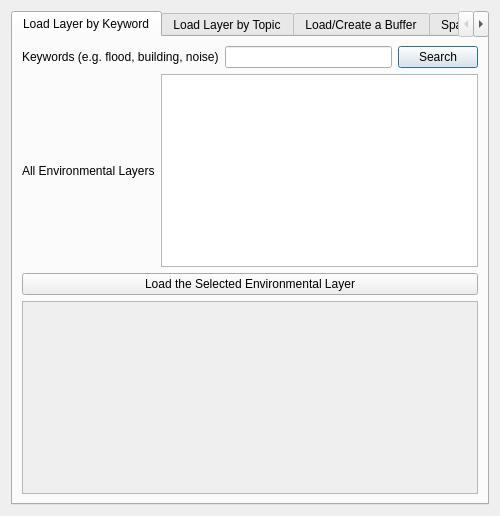
<?xml version="1.0" encoding="UTF-8"?>
<ui version="4.0">
 <class>SaveAttributesDialogBase</class>
 <widget class="QDialog" name="SaveAttributesDialogBase">
  <property name="geometry">
   <rect>
    <x>0</x>
    <y>0</y>
    <width>500</width>
    <height>397</height>
   </rect>
  </property>
  <property name="windowTitle">
   <string>Save Attributes</string>
  </property>
  <layout class="QVBoxLayout" name="verticalLayout_5">
   <item>
    <widget class="QTabWidget" name="tabWidget">
     <property name="currentIndex">
      <number>0</number>
     </property>
     <property name="iconSize">
      <size>
       <width>30</width>
       <height>30</height>
      </size>
     </property>
     <widget class="QWidget" name="tab_4">
      <attribute name="title">
       <string>Load Layer by Keyword</string>
      </attribute>
      <layout class="QVBoxLayout" name="verticalLayout_6">
       <item>
        <layout class="QHBoxLayout" name="horizontalLayout_19">
         <item>
          <widget class="QLabel" name="label_24">
           <property name="text">
            <string>Keywords (e.g. flood, building, noise)</string>
           </property>
          </widget>
         </item>
         <item>
          <widget class="QLineEdit" name="lineEdit_11"/>
         </item>
         <item>
          <widget class="QPushButton" name="pushButton_21">
           <property name="text">
            <string>Search</string>
           </property>
          </widget>
         </item>
        </layout>
       </item>
       <item>
        <layout class="QHBoxLayout" name="horizontalLayout_20">
         <item>
          <widget class="QLabel" name="label_23">
           <property name="text">
            <string>All Environmental Layers</string>
           </property>
          </widget>
         </item>
         <item>
          <widget class="QListWidget" name="listWidget_5"/>
         </item>
        </layout>
       </item>
       <item>
        <widget class="QPushButton" name="pushButton_22">
         <property name="text">
          <string>Load the Selected Environmental Layer</string>
         </property>
        </widget>
       </item>
       <item>
        <widget class="QTextBrowser" name="textBrowser_6">
         <property name="enabled">
          <bool>false</bool>
         </property>
         <property name="minimumSize">
          <size>
           <width>0</width>
           <height>50</height>
          </size>
         </property>
         <property name="maximumSize">
          <size>
           <width>16777215</width>
           <height>300</height>
          </size>
         </property>
        </widget>
       </item>
      </layout>
     </widget>
     <widget class="QWidget" name="tab_1">
      <attribute name="title">
       <string>Load Layer by Topic</string>
      </attribute>
      <layout class="QVBoxLayout" name="verticalLayout_3">
       <item>
        <layout class="QHBoxLayout" name="horizontalLayout">
         <item>
          <widget class="QLabel" name="label">
           <property name="text">
            <string>Select a development site</string>
           </property>
          </widget>
         </item>
         <item>
          <widget class="QComboBox" name="comboBox_2"/>
         </item>
         <item>
          <widget class="QPushButton" name="pushButton_4">
           <property name="text">
            <string>Confirm the Site and List the Topics</string>
           </property>
          </widget>
         </item>
        </layout>
       </item>
       <item>
        <layout class="QHBoxLayout" name="horizontalLayout_3">
         <item>
          <widget class="QLabel" name="label_3">
           <property name="text">
            <string>Select an environment topic</string>
           </property>
          </widget>
         </item>
         <item>
          <widget class="QComboBox" name="comboBox_3"/>
         </item>
         <item>
          <widget class="QPushButton" name="pushButton_3">
           <property name="text">
            <string>Confirm the topic and List the Layers</string>
           </property>
          </widget>
         </item>
        </layout>
       </item>
       <item>
        <layout class="QHBoxLayout" name="horizontalLayout_4">
         <item>
          <widget class="QLabel" name="label_4">
           <property name="maximumSize">
            <size>
             <width>16777215</width>
             <height>150</height>
            </size>
           </property>
           <property name="text">
            <string>Select an environmental layer      </string>
           </property>
          </widget>
         </item>
         <item>
          <widget class="QListWidget" name="listWidget">
           <property name="minimumSize">
            <size>
             <width>0</width>
             <height>10</height>
            </size>
           </property>
           <property name="maximumSize">
            <size>
             <width>16777215</width>
             <height>150</height>
            </size>
           </property>
          </widget>
         </item>
        </layout>
       </item>
       <item>
        <layout class="QHBoxLayout" name="horizontalLayout_5">
         <item>
          <widget class="QPushButton" name="pushButton_2">
           <property name="text">
            <string>Load the Environmental Layer</string>
           </property>
          </widget>
         </item>
         <item>
          <widget class="QPushButton" name="pushButton_8">
           <property name="text">
            <string>Load the Development Site</string>
           </property>
          </widget>
         </item>
        </layout>
       </item>
       <item>
        <widget class="QTextBrowser" name="textBrowser_2">
         <property name="enabled">
          <bool>false</bool>
         </property>
         <property name="minimumSize">
          <size>
           <width>0</width>
           <height>50</height>
          </size>
         </property>
         <property name="maximumSize">
          <size>
           <width>16777215</width>
           <height>300</height>
          </size>
         </property>
        </widget>
       </item>
      </layout>
     </widget>
     <widget class="QWidget" name="tab_2">
      <property name="toolTip">
       <string>&lt;html&gt;&lt;head/&gt;&lt;body&gt;&lt;p&gt;kkk&lt;/p&gt;&lt;p&gt;&lt;br/&gt;&lt;/p&gt;&lt;/body&gt;&lt;/html&gt;</string>
      </property>
      <property name="whatsThis">
       <string>&lt;html&gt;&lt;head/&gt;&lt;body&gt;&lt;p&gt;ddd&lt;/p&gt;&lt;p&gt;&lt;br/&gt;&lt;/p&gt;&lt;/body&gt;&lt;/html&gt;</string>
      </property>
      <property name="styleSheet">
       <string notr="true">dfa</string>
      </property>
      <attribute name="title">
       <string>Load/Create a Buffer</string>
      </attribute>
      <layout class="QVBoxLayout" name="verticalLayout_4">
       <item>
        <widget class="QLabel" name="label_11">
         <property name="text">
          <string>&lt;html&gt;&lt;head/&gt;&lt;body&gt;&lt;p align=&quot;center&quot;&gt;&lt;span style=&quot; font-size:10pt;&quot;&gt;Choice 1: &lt;/span&gt;&lt;span style=&quot; font-size:10pt; font-weight:600;&quot;&gt;Load&lt;/span&gt;&lt;span style=&quot; font-size:10pt;&quot;&gt; an Existing Buffer:&lt;/span&gt;&lt;/p&gt;&lt;/body&gt;&lt;/html&gt;</string>
         </property>
        </widget>
       </item>
       <item>
        <widget class="QListWidget" name="listWidget_3">
         <property name="maximumSize">
          <size>
           <width>16777215</width>
           <height>300</height>
          </size>
         </property>
        </widget>
       </item>
       <item>
        <layout class="QHBoxLayout" name="horizontalLayout_16">
         <item>
          <widget class="QPushButton" name="pushButton_11">
           <property name="text">
            <string>Display the selected buffer zone</string>
           </property>
          </widget>
         </item>
         <item>
          <widget class="QPushButton" name="pushButton_18">
           <property name="maximumSize">
            <size>
             <width>80</width>
             <height>16777215</height>
            </size>
           </property>
           <property name="text">
            <string>Delete</string>
           </property>
          </widget>
         </item>
         <item>
          <widget class="QPushButton" name="pushButton_12">
           <property name="maximumSize">
            <size>
             <width>80</width>
             <height>16777215</height>
            </size>
           </property>
           <property name="text">
            <string>Refresh</string>
           </property>
          </widget>
         </item>
        </layout>
       </item>
       <item>
        <widget class="QLabel" name="label_18">
         <property name="text">
          <string>&lt;html&gt;&lt;head/&gt;&lt;body&gt;&lt;p align=&quot;center&quot;&gt;&lt;span style=&quot; font-size:10pt;&quot;&gt;Choice 2: &lt;/span&gt;&lt;span style=&quot; font-size:10pt; font-weight:600;&quot;&gt;Create&lt;/span&gt;&lt;span style=&quot; font-size:10pt;&quot;&gt; a New Buffer&lt;/span&gt;&lt;/p&gt;&lt;/body&gt;&lt;/html&gt;</string>
         </property>
        </widget>
       </item>
       <item>
        <layout class="QHBoxLayout" name="horizontalLayout_2">
         <item>
          <widget class="QLabel" name="label_17">
           <property name="text">
            <string>You have selected </string>
           </property>
          </widget>
         </item>
         <item>
          <widget class="QLineEdit" name="lineEdit_8">
           <property name="enabled">
            <bool>false</bool>
           </property>
          </widget>
         </item>
         <item>
          <widget class="QLabel" name="label_19">
           <property name="text">
            <string>as your development site.</string>
           </property>
          </widget>
         </item>
        </layout>
       </item>
       <item>
        <layout class="QHBoxLayout" name="horizontalLayout_8">
         <item>
          <widget class="QLabel" name="label_6">
           <property name="text">
            <string>Define the buffer distance</string>
           </property>
          </widget>
         </item>
         <item>
          <widget class="QSpinBox" name="spinBox">
           <property name="maximum">
            <number>999</number>
           </property>
          </widget>
         </item>
         <item>
          <widget class="QComboBox" name="comboBox">
           <item>
            <property name="text">
             <string>Select Unit</string>
            </property>
           </item>
          </widget>
         </item>
        </layout>
       </item>
       <item>
        <layout class="QHBoxLayout" name="horizontalLayout_10">
         <item>
          <widget class="QLabel" name="label_5">
           <property name="text">
            <string>Buffer output path</string>
           </property>
          </widget>
         </item>
         <item>
          <widget class="QLineEdit" name="lineEdit_3"/>
         </item>
         <item>
          <widget class="QPushButton" name="pushButton_6">
           <property name="text">
            <string>...</string>
           </property>
          </widget>
         </item>
        </layout>
       </item>
       <item>
        <widget class="QPushButton" name="pushButton_9">
         <property name="text">
          <string>Save and Display the Buffer</string>
         </property>
        </widget>
       </item>
       <item>
        <widget class="QPushButton" name="pushButton_10">
         <property name="text">
          <string>Insert the buffer into the database</string>
         </property>
        </widget>
       </item>
       <item>
        <widget class="QTextBrowser" name="textBrowser_5">
         <property name="enabled">
          <bool>false</bool>
         </property>
         <property name="maximumSize">
          <size>
           <width>16777215</width>
           <height>300</height>
          </size>
         </property>
        </widget>
       </item>
      </layout>
     </widget>
     <widget class="QWidget" name="tab">
      <attribute name="title">
       <string>Spatial Analysis</string>
      </attribute>
      <layout class="QVBoxLayout" name="verticalLayout">
       <item>
        <layout class="QHBoxLayout" name="horizontalLayout_6">
         <item>
          <widget class="QLabel" name="label_12">
           <property name="text">
            <string>Choose your development site</string>
           </property>
          </widget>
         </item>
         <item>
          <widget class="QComboBox" name="comboBox_5">
           <item>
            <property name="text">
             <string>Choose a dev layer from Load Data Tab</string>
            </property>
           </item>
          </widget>
         </item>
        </layout>
       </item>
       <item>
        <layout class="QHBoxLayout" name="horizontalLayout_9">
         <item>
          <widget class="QLabel" name="label_10">
           <property name="maximumSize">
            <size>
             <width>16777215</width>
             <height>20</height>
            </size>
           </property>
           <property name="text">
            <string>Choose your environmental layer</string>
           </property>
          </widget>
         </item>
         <item>
          <widget class="QComboBox" name="comboBox_4">
           <item>
            <property name="text">
             <string>Choose an env layer from Load Data Tab</string>
            </property>
           </item>
          </widget>
         </item>
        </layout>
       </item>
       <item>
        <layout class="QHBoxLayout" name="horizontalLayout_18">
         <item>
          <widget class="QLabel" name="label_22">
           <property name="text">
            <string>Check whether the analysis has been conducted       </string>
           </property>
          </widget>
         </item>
         <item>
          <widget class="QPushButton" name="pushButton_15">
           <property name="text">
            <string>Click here to check</string>
           </property>
          </widget>
         </item>
        </layout>
       </item>
       <item>
        <widget class="QLineEdit" name="lineEdit_9">
         <property name="enabled">
          <bool>false</bool>
         </property>
        </widget>
       </item>
       <item>
        <layout class="QHBoxLayout" name="horizontalLayout_13">
         <item>
          <widget class="QLabel" name="label_7">
           <property name="text">
            <string>Result output path (.shp)</string>
           </property>
          </widget>
         </item>
         <item>
          <widget class="QLineEdit" name="lineEdit_10"/>
         </item>
         <item>
          <widget class="QPushButton" name="pushButton_13">
           <property name="text">
            <string>...</string>
           </property>
          </widget>
         </item>
         <item>
          <widget class="QPushButton" name="pushButton_17">
           <property name="text">
            <string>Calculate and Insert into Database</string>
           </property>
          </widget>
         </item>
        </layout>
       </item>
       <item>
        <widget class="QLineEdit" name="lineEdit_4">
         <property name="enabled">
          <bool>false</bool>
         </property>
        </widget>
       </item>
       <item>
        <widget class="QLabel" name="label_16">
         <property name="text">
          <string>History of results:</string>
         </property>
        </widget>
       </item>
       <item>
        <widget class="QTextBrowser" name="textBrowser_3">
         <property name="enabled">
          <bool>false</bool>
         </property>
        </widget>
       </item>
       <item>
        <layout class="QHBoxLayout" name="horizontalLayout_15">
         <item>
          <widget class="QLabel" name="label_20">
           <property name="text">
            <string>Result output path (.csv)</string>
           </property>
          </widget>
         </item>
         <item>
          <widget class="QLineEdit" name="lineEdit_13"/>
         </item>
         <item>
          <widget class="QPushButton" name="pushButton">
           <property name="text">
            <string>...</string>
           </property>
          </widget>
         </item>
         <item>
          <widget class="QPushButton" name="pushButton_5">
           <property name="text">
            <string>Save Result</string>
           </property>
          </widget>
         </item>
        </layout>
       </item>
       <item>
        <widget class="QTextBrowser" name="textBrowser">
         <property name="enabled">
          <bool>false</bool>
         </property>
         <property name="maximumSize">
          <size>
           <width>16777215</width>
           <height>100</height>
          </size>
         </property>
        </widget>
       </item>
      </layout>
     </widget>
     <widget class="QWidget" name="tab_3">
      <attribute name="title">
       <string>Make a Map</string>
      </attribute>
      <layout class="QVBoxLayout" name="verticalLayout_2">
       <item>
        <widget class="QPushButton" name="pushButton_19">
         <property name="text">
          <string>Confirm all Selected Layers</string>
         </property>
        </widget>
       </item>
       <item>
        <widget class="QListWidget" name="listWidget_4">
         <property name="enabled">
          <bool>false</bool>
         </property>
        </widget>
       </item>
       <item>
        <widget class="QPushButton" name="pushButton_20">
         <property name="text">
          <string>Remove All Un-selected Layers</string>
         </property>
        </widget>
       </item>
       <item>
        <layout class="QHBoxLayout" name="horizontalLayout_11">
         <item>
          <widget class="QLabel" name="label_2">
           <property name="text">
            <string>Layout name</string>
           </property>
          </widget>
         </item>
         <item>
          <widget class="QLineEdit" name="lineEdit"/>
         </item>
        </layout>
       </item>
       <item>
        <layout class="QHBoxLayout" name="horizontalLayout_12">
         <item>
          <widget class="QLabel" name="label_9">
           <property name="text">
            <string>Project Title</string>
           </property>
          </widget>
         </item>
         <item>
          <widget class="QLineEdit" name="lineEdit_2"/>
         </item>
         <item>
          <widget class="QLabel" name="label_13">
           <property name="text">
            <string>Drawing Title</string>
           </property>
          </widget>
         </item>
         <item>
          <widget class="QLineEdit" name="lineEdit_6"/>
         </item>
        </layout>
       </item>
       <item>
        <layout class="QHBoxLayout" name="horizontalLayout_14">
         <item>
          <widget class="QLabel" name="label_14">
           <property name="text">
            <string>Figure Number</string>
           </property>
          </widget>
         </item>
         <item>
          <widget class="QLineEdit" name="lineEdit_5"/>
         </item>
         <item>
          <widget class="QLabel" name="label_15">
           <property name="text">
            <string>     Author  </string>
           </property>
          </widget>
         </item>
         <item>
          <widget class="QLineEdit" name="lineEdit_7"/>
         </item>
        </layout>
       </item>
       <item>
        <layout class="QHBoxLayout" name="horizontalLayout_17">
         <item>
          <widget class="QLabel" name="label_21">
           <property name="text">
            <string>Select a template:</string>
           </property>
          </widget>
         </item>
         <item>
          <widget class="QListWidget" name="listWidget_2">
           <property name="maximumSize">
            <size>
             <width>16777215</width>
             <height>200</height>
            </size>
           </property>
          </widget>
         </item>
        </layout>
       </item>
       <item>
        <widget class="QPushButton" name="pushButton_7">
         <property name="text">
          <string>Open the Map</string>
         </property>
        </widget>
       </item>
       <item>
        <layout class="QHBoxLayout" name="horizontalLayout_7">
         <item>
          <widget class="QLabel" name="label_8">
           <property name="text">
            <string>Output path</string>
           </property>
          </widget>
         </item>
         <item>
          <widget class="QLineEdit" name="lineEdit_12"/>
         </item>
         <item>
          <widget class="QPushButton" name="pushButton_14">
           <property name="text">
            <string>...</string>
           </property>
          </widget>
         </item>
        </layout>
       </item>
       <item>
        <widget class="QPushButton" name="pushButton_16">
         <property name="text">
          <string>Save as PDF</string>
         </property>
        </widget>
       </item>
       <item>
        <widget class="QTextBrowser" name="textBrowser_4">
         <property name="enabled">
          <bool>false</bool>
         </property>
         <property name="maximumSize">
          <size>
           <width>16777215</width>
           <height>100</height>
          </size>
         </property>
        </widget>
       </item>
      </layout>
     </widget>
    </widget>
   </item>
  </layout>
 </widget>
 <resources/>
 <connections/>
</ui>
